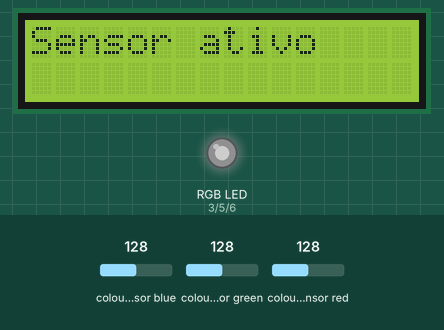
A sketch run on a simulated Arduino Uno, built with avr-gcc and run on an emulated ATmega328P. Parts: 16×2 character LCD, an RGB LED mixed from three pins (HIGH = lit). The test bench sets the inputs (shaded band); at power-on: colour sensor red 128, colour sensor blue 128, colour sensor green 128. Dim RGB values are drawn brighter than linear; what the sketch prints to the serial monitor is not drawn.

Above: at 1.3 s.
1.4 s: colour sensor red set to 64
At 2.7 s:
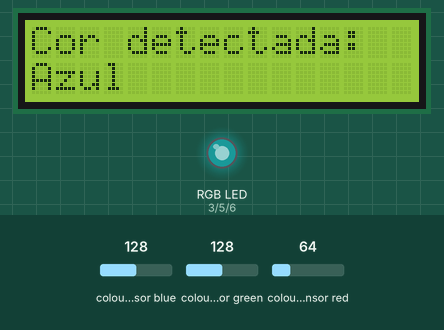
3.0 s: colour sensor blue set to 5
At 4.1 s:
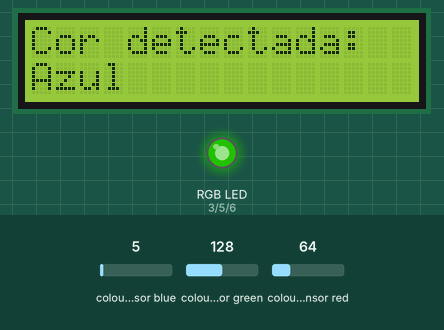
4.6 s: colour sensor green set to 5
At 5.8 s:
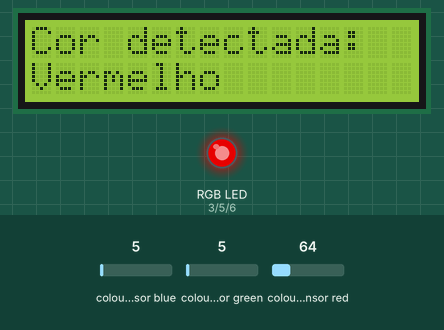
6.1 s: colour sensor blue set to 7
At 7.3 s:
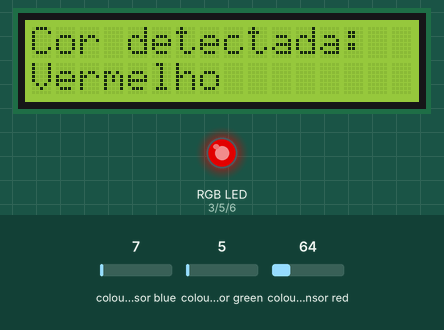
7.8 s: colour sensor blue set to 10
At 8.6 s:
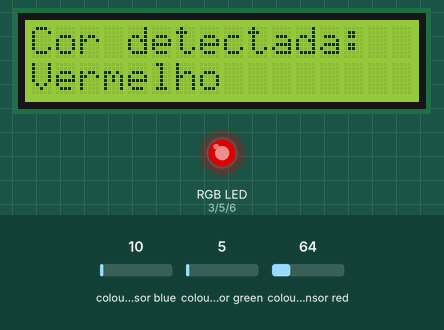
9.3 s: colour sensor green set to 8
10.8 s: colour sensor green set to 11
At 12.2 s:
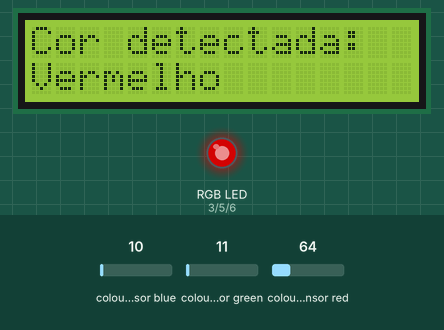
Timing chart, 0 to 13.8 s (numbered marks = the images above; inputs shaded):
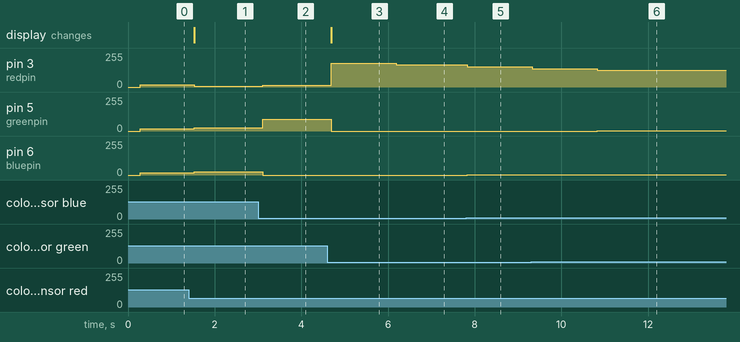

Measured:
- after the input at 1.4 s, pin 3 (redpin): 16/255 → 4/255 after 0.13 s; pin 5 (greenpin), pin 6 (bluepin): 16/255 → 25/255 after 0.13 s; the display: changes after 0.13 s (image 1)
- after the input at 3.0 s, pin 3 (redpin): 4/255 → 15/255 after 0.11 s; pin 5 (greenpin): 25/255 → 87/255 after 0.11 s; pin 6 (bluepin): 25/255 → 0/255 after 0.11 s
- after the input at 4.6 s, pin 3 (redpin): 15/255 → 178/255 after 0.09 s; pin 5 (greenpin): 87/255 → 0/255 after 0.09 s; the display: changes after 0.09 s (image 3)
- after the input at 6.1 s, pin 3 (redpin): 178/255 → 166/255 after 0.10 s
- after the input at 7.8 s, pin 3 (redpin): 166/255 → 151/255 at once; pin 6 (bluepin): 0/255 → 1/255 at once
- after the input at 9.3 s, pin 3 (redpin): 151/255 → 137/255 at once
- after the input at 10.8 s, pin 3 (redpin): 137/255 → 125/255 at once; pin 5 (greenpin): 0/255 → 1/255 at once

The sketch:

Chameleon_RGB.ino
```cpp
#include <Wire.h>
#include "Adafruit_TCS34725.h"
#include <LiquidCrystal_I2C.h>

// Pick analog outputs, for the UNO these three work well
// use ~560  ohm resistor between Red & Blue, ~1K for green (its brighter)
#define redpin 3
#define greenpin 5
#define bluepin 6
// for a common anode LED, connect the common pin to +5V
// for common cathode, connect the common to ground

// set to false if using a common cathode LED
#define commonAnode false

// our RGB -> eye-recognized gamma color
byte gammatable[256];

Adafruit_TCS34725 tcs = Adafruit_TCS34725(TCS34725_INTEGRATIONTIME_50MS, TCS34725_GAIN_4X);

LiquidCrystal_I2C lcd(0x27,16,2);

void setup() {
  Serial.begin(9600);

  lcd.init();
  lcd.backlight();
  lcd.setCursor(0,0);

  if (tcs.begin()) {
    lcd.print("Sensor ativo");
  } else {
    lcd.print("Erro no sensor");
    while (1); // halt!
  }

  // use these three pins to drive an LED
  pinMode(redpin, OUTPUT);
  pinMode(greenpin, OUTPUT);
  pinMode(bluepin, OUTPUT);

  // thanks PhilB for this gamma table!
  // it helps convert RGB colors to what humans see
  for (int i=0; i<256; i++) {
    float x = i;
    x /= 255;
    x = pow(x, 2.5);
    x *= 255;

    if (commonAnode) {
      gammatable[i] = 255 - x;
    } else {
      gammatable[i] = x;
    }
    //Serial.println(gammatable[i]);
  }
}


void loop() {
  uint16_t clear, red, green, blue;

  tcs.setInterrupt(false);      // turn on LED

  delay(60);  // takes 50ms to read

  tcs.getRawData(&red, &green, &blue, &clear);

  tcs.setInterrupt(true);  // turn off LED

  Serial.print("C:\t"); Serial.print(clear);
  Serial.print("\tR:\t"); Serial.print(red);
  Serial.print("\tG:\t"); Serial.print(green);
  Serial.print("\tB:\t"); Serial.println(blue);

  if(red>170 && green<100 && blue<150){
    lcd.clear();
    lcd.setCursor(0,0);
    lcd.print("Cor detectada:");
    lcd.setCursor(0,1);
    lcd.print("Vermelho");
  }
  else if (red>350 && red<550 && green>850 && green<1300 && blue>600){
    lcd.clear();
    lcd.setCursor(0,0);
    lcd.print("Cor detectada:");
    lcd.setCursor(0,1);
    lcd.print("Azul");
  }
   else if (red<150 && green>350 && green<600 && blue<230){
    lcd.clear();
    lcd.setCursor(0,0);
    lcd.print("Cor detectada:");
    lcd.setCursor(0,1);
    lcd.print("Verde");
  }
  else if (red>1200 && red<2900 && green<500 && blue<350){
    lcd.clear();
    lcd.setCursor(0,0);
    lcd.print("Cor detectada:");
    lcd.setCursor(0,1);
    lcd.print("Laranja");
  }


  // Figure out some basic hex code for visualization
  uint32_t sum = clear;
  float r, g, b;
  r = red; r /= sum;
  g = green; g /= sum;
  b = blue; b /= sum;
  r *= 256; g *= 256; b *= 256;
  Serial.print("\t");
  Serial.print((int)r, HEX); Serial.print((int)g, HEX); Serial.print((int)b, HEX);
  Serial.println();

  analogWrite(redpin, gammatable[(int)r]);
  analogWrite(greenpin, gammatable[(int)g]);
  analogWrite(bluepin, gammatable[(int)b]);

}
```
